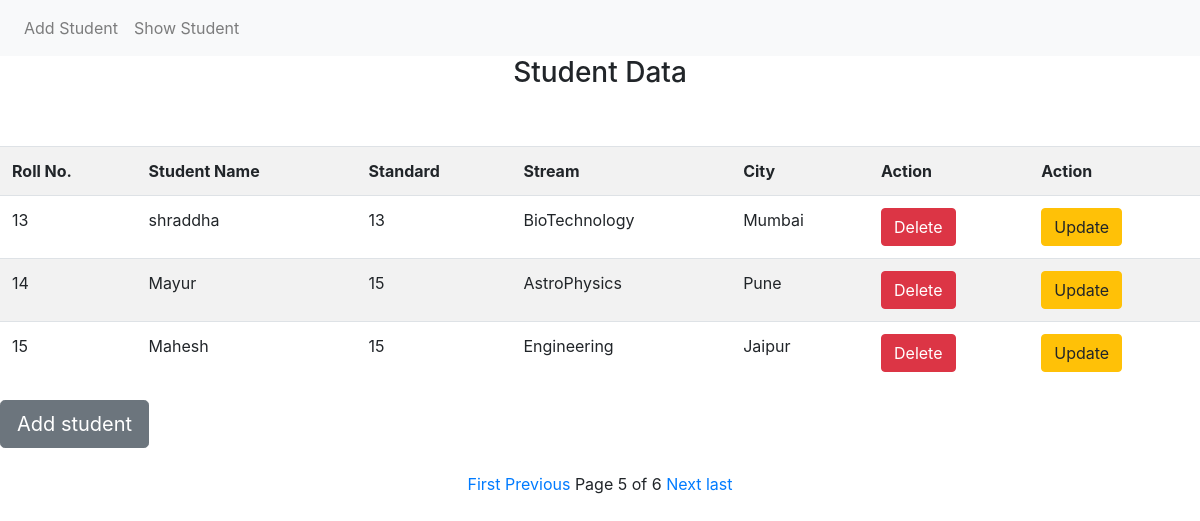
The page /student/show/?page=5 on the database its author committed.
### MyApp/models.py (models this page shows)
class Student(models.Model):
    rollno = models.IntegerField()
    name = models.CharField(max_length=100)
    standard = models.IntegerField()
    stream = models.CharField(max_length=100)
    city = models.CharField(max_length=100)

### MyApp/views.py (the view)
# urls.py: path('show/', views.studentview, name='show_stud'),
def studentview(request):
    student = Student.objects.all()
    paginator = Paginator(student, 3)
    page_no = request.GET.get('page')
    page_obj = paginator.get_page(page_no)
    return render(request, 'MyApp/show_stud.html', {'page_obj': page_obj})

### templates/MyApp/show_stud.html (shortened to what this page needs)
{% extends 'layout.html' %}
{% load crispy_forms_tags %}
{% block content %}
<p class="h3" align="center">Student Data</p>
<br><br>
<table class="table table-striped">
    <tr>
        <th>Roll No.</th>
        <th>Student Name</th>
        <th>Standard</th>
        <th>Stream</th>
        <th>City</th>
        <th>Action</th>
        <th>Action</th>
    </tr>
     {% for p1 in page_obj %}
    <tr>
        <td>{{p1.rollno}}</td>
        <td>{{p1.name}}</td>
        <td>{{p1.standard}}</td>
        <td>{{p1.stream}}</td>
        <td>{{p1.city}}</td>
        <td>
            <a href="{% url 'delete' p1.id %}">
                <button class="btn btn-danger">Delete</button>
            </a>
        </td>
        <td>
            <a href="{% url 'update' p1.id %}">
                <button class="btn btn-warning">Update</button>
            </a>
        </td>
    </tr>
    {% endfor %}
</table>
<a class="btn btn-secondary btn-lg " href="{% url 'add_stud' %}">Add student </a>
<br><br>
<div class="pagination">
    <span class="step-links" style="margin:auto">
        {% if page_obj.has_previous %}
            <a href="?page=1">First</a>
            <a href="?page={{page_obj.previous_page_number}}">Previous</a>
        {% endif %}
            <span class="current">Page {{page_obj.number}} of {{page_obj.paginator.num_pages}}</span>
        {% if page_obj.has_next %}
            <a href="?page={{page_obj.next_page_number}}">Next</a>
            <a href="?page={{page_obj.paginator.num_pages}}">last</a>
        {% endif %}
    </span>
</div>
<br><br>
{% endblock %}

### rows shown on the page
Student: rollno "13", name "shraddha", standard "13", stream "BioTechnology", city "Mumbai"
Student: rollno "14", name "Mayur", standard "15", stream "AstroPhysics", city "Pune"
Student: rollno "15", name "Mahesh", standard "15", stream "Engineering", city "Jaipur"

### other values the page prints
{{ page_obj.number }} "5"
{{ page_obj.paginator.num_pages }} "6"
